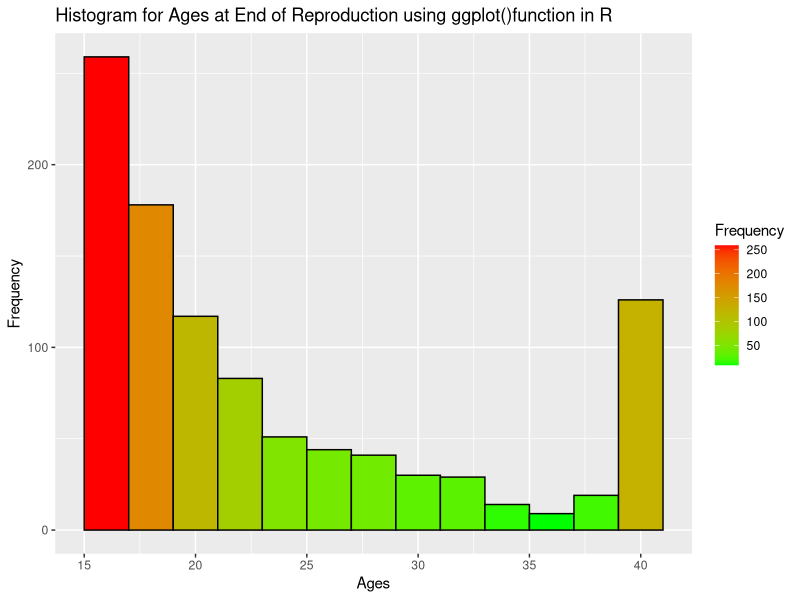
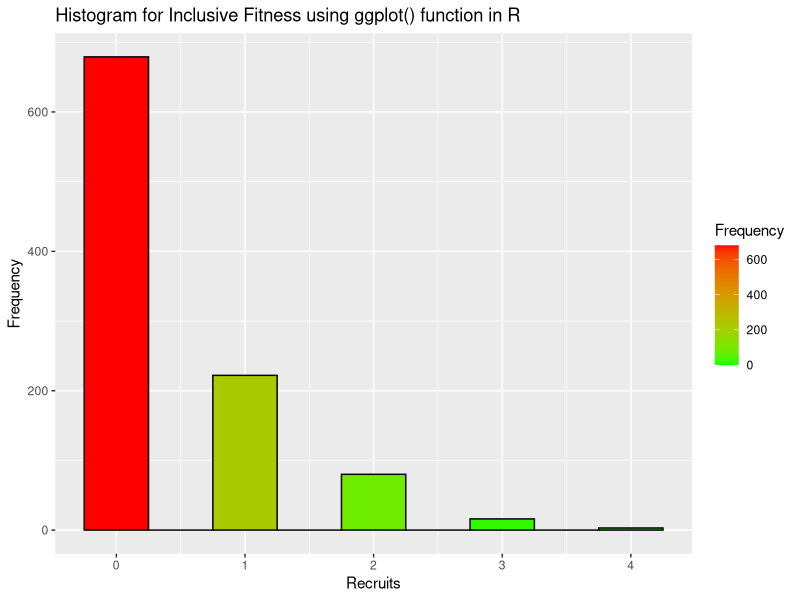

Write R code to recreate these figures, in order.
# Install package
# ggplot2:for ggplot() functions.
install.packages("ggplot2")
#Use library command after installation to load the package
library(ggplot2)
library(lattice)
# Clean up :clear any previous data that can affect the result while running the code.
rm(list = ls())
# Declare two list variables
# 1.ages: to hold the female's final ages.
# 2.recruits :to hold total number of recruited offsprings.
ages<-c()
recruits<-c()
# loop to simulate 1000 female life histories.
for (i in 1:1000)
{
  # co :tracks condition of each individual female.
  # rnorm(1,100,10) : normal distribution a single draw with a mean of 100 and standard deviation of 10.
  co<-rnorm(1,100,10)
  # Initialise the variables with values as mensioned in the assignmnt.
  # Influence of environment represented by mean (enMu) and standard deviation (enSD)
  #initial value is set as 0 and 20 respectively and it changes for different scenarios.
  age<- 15
  alive<- 1
  enMu<- 2
  enSD<- 30
  b0<- -10
  b1<- 0.1
  inv<- 10
  s0<- -2
  s1<- 0.05
  calf<- 0
  calfage<- 0
  offspring<- 0
  recruit<- 0
  while(alive==1 && age<40)
  {
    co<-(co + rnorm(1,enMu,enSD))
    #Probability of Survival (sr) depend on linear predictor :s0+s1*co
    sr<-exp(s0+s1*co)/(1+exp(s0+s1*co))
    if(alive<-rbinom(1,1,sr)==1)
      age=age+1
    #Variable calf is 0 if female currently doesn't have a calf and 1 if she does.
    if(calf==0){
      #If female doesn't have a calf then:
      #Breeding Probability (b)depend on linear predictor :b0+b1*co
      #if a calf is born, then set calf to 1
      b<-exp(b0+b1*co)/(1+exp(b0+b1*co))
      if(rbinom(1,1,b)==1)
        calf<-1
    }
    else if(calf==1){
      #If female has a calf then:
      #decrement female's condition (co) by anual maternity investment (inv). 
      
      #set calf to zero if calf has died
      #set calfage to zero if calf has died, or increment it by one otherwise.
      co<-co-inv
      if(rbinom(1,1,0.80))
      {
        calfage=calfage+1
      }
      else
      {
        calf<-0
        calfage<-0
      }
    }
    if(calfage>4)
    {
      #If the calf has reached the age of independence then:
      #Increment the number of the mothers offspring by 1.
      #reset calf and calfage to zero.
      offspring= offspring+1
      calf<-0
      calfage<-0
    }
  }
  ages[i]<-age
  if(rbinom(1,1,0.98)==1)
    recruit=offspring
  recruits[i]<-recruit
}
# Creat data frames for ggplot(),ages.df for ages & recruits.df for recruits.
ages.df <- data.frame(ages)
recruits.df <- data.frame(recruits)

#Visualisation of result using histogram with commands  ggplot().
#Histograms for Ages at End of Reproduction

ggplot(data=ages.df, aes(x = ages)) +
  geom_histogram(binwidth = 2,
                 col="black",
                 aes(fill=..count..)) +
  scale_fill_gradient("Frequency",
                      low = "green",
                      high = "red") +
  labs(title="Histogram for Ages at End of Reproduction using ggplot()function in R",
       x="Ages",
       y="Frequency")
#Histograms for Inclusive Fitness 

ggplot(data=recruits.df,
       aes(x = recruits)) +
  geom_histogram(binwidth = .5,
                 col="black",
                 aes(fill=..count..)) +
  scale_fill_gradient("Frequency",
                      low = "green",
                      high = "red") +
  labs(title="Histogram for Inclusive Fitness using ggplot() function in R",
       x="Recruits",
       y="Frequency")
#Average number of offsprings produced (AvgOffProd)
AvgOffProd<-sum(recruits[1:1000])/1000 
